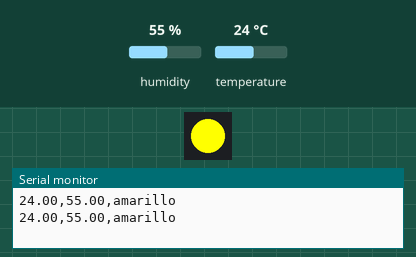
This program was run on a simulated ESP32. On the bench: 1 RGB LEDs in strip order, left to right, the last lines printed to the serial monitor. The inputs (shaded band) are chosen by the test bench; at power-on: temperature 24 °C, humidity 55 %.

Above: at 2.8 s.
2.9 s: temperature set to 22 °C
5.6 s: temperature set to 19 °C
At 6.7 s:
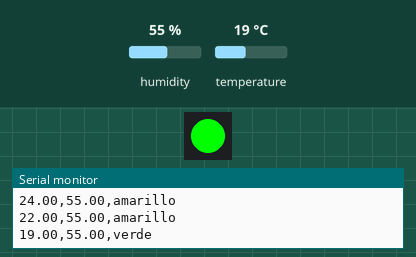
8.3 s: temperature set to 33 °C
At 11.3 s:
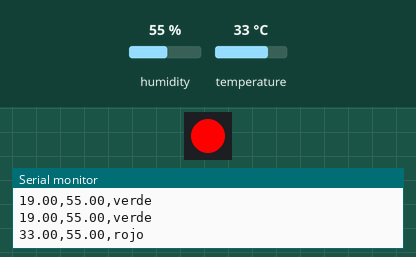
11.6 s: temperature set to 29 °C
At 12.7 s:
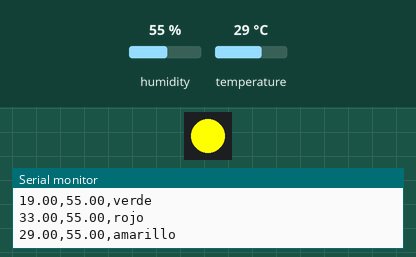
14.3 s: temperature set to 12 °C
At 17.5 s:
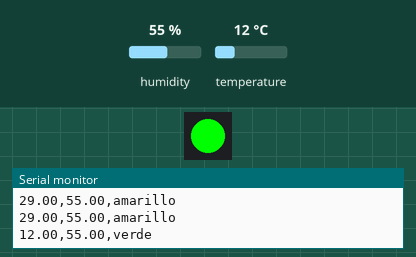
Timing chart, 0 to 18.7 s (numbered marks = the images above; inputs shaded):
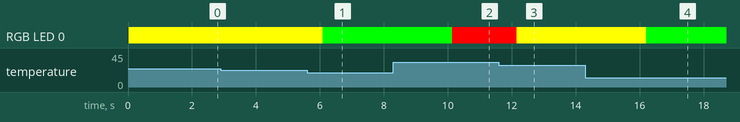

The program:

main.cpp
```cpp
#include <Arduino.h>  // Incluye la librería principal de Arduino
#include "sensor_dht11.h"  // Incluye la librería personalizada para manejar el sensor DHT11
#include "ws2812.h"  // Incluye la librería personalizada para manejar el LED WS2812

// Definición de pines y tipo de sensor DHT11
#define DHTPIN 4  // Pin donde está conectado el sensor DHT11
#define DHTTYPE DHT11  // Define el tipo de sensor DHT como DHT11
DHT dht(DHTPIN, DHTTYPE);  // Crea un objeto del tipo DHT para manejar el sensor

// Crea un objeto para manejar el LED WS2812 en el pin 13 con 1 LED
WS2812 led(13, 1);  // El primer parámetro es el pin, el segundo es la cantidad de LEDs

// Función que se ejecuta una vez al iniciar el programa
void setup() {
  Serial.begin(115200);  // Inicializa la comunicación serial a 115200 baudios
  dht.begin();  // Inicia el sensor DHT11
  led.begin();  // Inicia el LED WS2812
}

// Función principal que se ejecuta continuamente
void loop() {
  // Leer temperatura y humedad desde el sensor DHT11
  float temperatura = leerTemperatura(dht);  // Usa una función personalizada para leer la temperatura
  float humedad = leerHumedad(dht);  // Usa una función personalizada para leer la humedad
  String color;  // Variable para almacenar el color del LED

  // Lógica para cambiar el color del LED según la temperatura
  if (temperatura > 30.0) {
    color = "rojo";  // Si la temperatura es mayor a 30°C, el color es rojo
    led.cambiarColor(255, 0, 0);  // Cambia el color del LED a rojo (RGB: 255, 0, 0)
  } else if (temperatura > 20.0) {
    color = "amarillo";  // Si la temperatura está entre 20°C y 30°C, el color es amarillo
    led.cambiarColor(255, 255, 0);  // Cambia el color del LED a amarillo (RGB: 255, 255, 0)
  } else {
    color = "verde";  // Si la temperatura es menor o igual a 20°C, el color es verde
    led.cambiarColor(0, 255, 0);  // Cambia el color del LED a verde (RGB: 0, 255, 0)
  }

  // Enviar los datos de temperatura, humedad y color por el puerto serial
  Serial.print(temperatura);  // Envía la temperatura
  Serial.print(",");  // Envía una coma como separador
  Serial.print(humedad);  // Envía la humedad
  Serial.print(",");  // Envía una coma como separador
  Serial.println(color);  // Envía el color del LED y termina la línea

  delay(2000);  // Espera 2 segundos antes de volver a ejecutar el bucle
}
```

sensor_dht11.h
```cpp
#ifndef SENSOR_DHT11_H
#define SENSOR_DHT11_H

#include <DHT.h>

float leerTemperatura(DHT &dht);
float leerHumedad(DHT &dht);

#endif
```

ws2812.h
```cpp
#ifndef WS2812_H
#define WS2812_H

#include <Adafruit_NeoPixel.h>

class WS2812 {
  public:
    WS2812(int pin, int numPixeles);
    void begin();
    void cambiarColor(uint8_t r, uint8_t g, uint8_t b);

  private:
    Adafruit_NeoPixel strip;
};

#endif
```

sensor_dht11.cpp
```cpp
#include "sensor_dht11.h"

// Función para leer la temperatura del sensor DHT11
float leerTemperatura(DHT &dht) {
  float t = dht.readTemperature();
  if (isnan(t)) {
    Serial.println("Error al leer la temperatura");
    return 0.0;
  }
  return t;
}

// Función para leer la humedad del sensor DHT11
float leerHumedad(DHT &dht) {
  float h = dht.readHumidity();
  if (isnan(h)) {
    Serial.println("Error al leer la humedad");
    return 0.0;
  }
  return h;
}
```

ws2812.cpp
```cpp
#include "ws2812.h"

// Constructor de la clase WS2812
WS2812::WS2812(int pin, int numPixeles) : strip(numPixeles, pin, NEO_GRB + NEO_KHZ800) {}

// Inicializa el LED
void WS2812::begin() {
  strip.begin();
  strip.show();  // Inicializa todos los LEDs apagados
}

// Cambia el color del LED
void WS2812::cambiarColor(uint8_t r, uint8_t g, uint8_t b) {
  strip.setPixelColor(0, strip.Color(r, g, b));  // Cambiar el color del primer pixel
  strip.show();
}
```

Measured:
- the behaviour switches between 21 and 20 °C on temperature (found by bisection; images 0 and 1)
- the behaviour switches between 31 and 30 °C on temperature (found by bisection; images 2 and 3)
- after the input at 5.6 s, RGB LED 0: RGB(255, 255, 0) → RGB(0, 255, 0) after 0.49 s
- after the input at 8.3 s, RGB LED 0: RGB(0, 255, 0) → RGB(255, 0, 0) after 1.8 s
- after the input at 11.6 s, RGB LED 0: RGB(255, 0, 0) → RGB(255, 255, 0) after 0.56 s
- after the input at 14.3 s, RGB LED 0: RGB(255, 255, 0) → RGB(0, 255, 0) after 1.9 s
